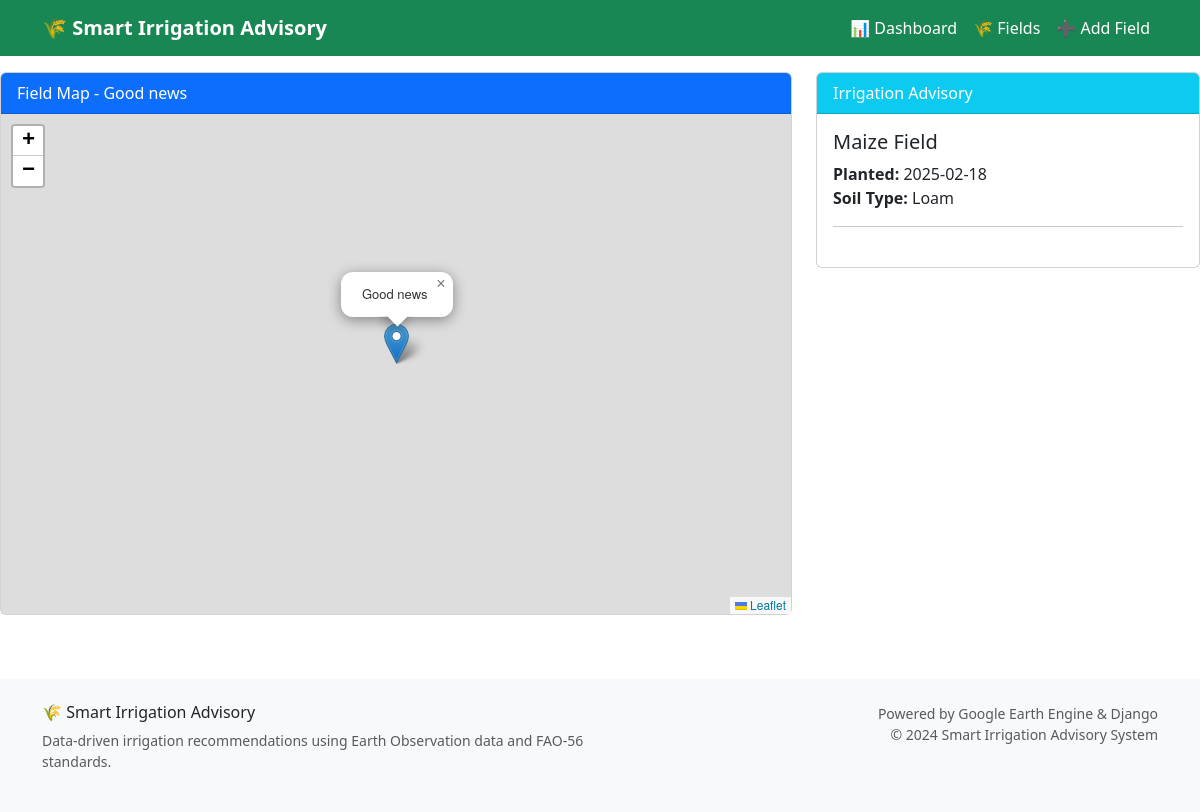
/field/7/map/, run on the app's committed database.
### advisory/models.py (models this page shows, shortened)
class FarmField(models.Model):
    CROP_CHOICES = [
        ("maize", "Maize"),
        ("soybean", "Soybean"),
        ("rice", "Rice"),
        ("wheat", "Wheat"),
        ("sugarcane", "Sugarcane"),
        ("cotton", "Cotton"),
        ("beans", "Beans"),
        ("potatoes", "Potatoes"),
        ("tomatoes", "Tomatoes"),
        ("cassava", "Cassava"),
    ]
    SOIL_CHOICES = [
        ("clay", "Clay"),
        ("loam", "Loam"),
        ("sandy", "Sandy"),
        ("silt", "Silt"),
        ("clay_loam", "Clay Loam"),
        ("sandy_loam", "Sandy Loam"),
    ]
    name = models.CharField(max_length=100)
    latitude = models.FloatField(_('Latitude'), validators=[
        MinValueValidator(-90.0), MaxValueValidator(90.0)])
    longitude = models.FloatField(_('Longitude'), validators=[
        MinValueValidator(-180.0), MaxValueValidator(180.0)])
    soil_type = models.CharField(
        choices=SOIL_CHOICES, max_length=20, default="loam")
    crop_type = models.CharField(
        choices=CROP_CHOICES, max_length=20, default="maize")
    planting_date = models.DateField(_('Planting Date'), default=date.today)
    field_area_ha = models.FloatField(
        _('Field Area (ha)'),
        validators=[MinValueValidator(0.1), MaxValueValidator(1000.0)],
        null=True, blank=True,
        help_text="Field area in hectares"
    )
    elevation = models.FloatField(
        _('Elevation (m)'),
        null=True, blank=True,
        help_text="Field elevation in meters"
    )
    created_at = models.DateTimeField(auto_now_add=True)
    updated_at = models.DateTimeField(auto_now=True)
    class Meta:
        ordering = ['-created_at']
        verbose_name = 'Farm Field'
        verbose_name_plural = 'Farm Fields'

### advisory/views.py (the view)
# urls.py: path('field/<int:field_id>/map/', views.field_map_view, name='field_map')
def field_map_view(request, field_id):
    field = get_object_or_404(FarmField, id=field_id)
    latest_advisory = IrrigationAdvisory.objects.filter(
        field=field).order_by('-date').first()
    try:
        weather_data = get_comprehensive_weather_data(
            field.latitude, field.longitude)
    except Exception as e:
        logger.warning(f"Could not get weather data for map: {e}")
        weather_data = {
            'weekly_rainfall': 0.0,
            'daily_eto': 0.0,
            'soil_moisture_ndmi': 0.0,
            'forecast': {'temperature': 25.0, 'precipitation': 0.0, 'days': 5},
            'data_source': 'simulated'
        }
    context = {
        "field": field,
        "latest_advisory": latest_advisory,
        "weather_data": weather_data,
        "crop_info": get_crop_info(field.crop_type) if field.crop_type else None
    }
    return render(request, "advisory/map.html", context)

### advisory/utils/crop_coefficients.py (called while the page is built)
def get_crop_info(crop_type):
    return CROP_DATA.get(crop_type.lower(), CROP_DATA["maize"])

### advisory/utils/gee/gee_data.py (called while the page is built)
def get_point_geometry(lat: float, lon: float) -> ee.Geometry:
    return ee.Geometry.Point([lon, lat])

def get_weekly_rainfall(lat: float, lon: float) -> float:
    try:
        point = get_point_geometry(lat, lon)
        today = ee.Date(datetime.datetime.utcnow().strftime('%Y-%m-%d'))
        week_ago = today.advance(-7, 'day')
        dataset = ee.ImageCollection("UCSB-CHG/CHIRPS/DAILY") \
                    .filterDate(week_ago, today).filterBounds(point)
        rainfall_image = dataset.sum()
        rainfall_mm = rainfall_image.reduceRegion(
            reducer=ee.Reducer.mean(),
            geometry=point,
            scale=5000,
            maxPixels=1e9
        ).get('precipitation')
        result = rainfall_mm.getInfo() if rainfall_mm else 0
        logger.info(f"Weekly rainfall for {lat}, {lon}: {result}mm")
        return result
    except Exception as e:
        logger.error(f"Failed to get weekly rainfall: {e}")
        return 0.0

def get_daily_et0(lat: float, lon: float) -> float:
    try:
        point = get_point_geometry(lat, lon)
        today = ee.Date(datetime.datetime.utcnow().strftime('%Y-%m-%d'))
        dataset = ee.ImageCollection("ECMWF/ERA5_LAND/DAILY_AGGR") \
                    .filterDate(today.advance(-1, 'day'), today) \
                    .filterBounds(point)
        image = dataset.first()
        eto_image = image.select('potential_evaporation')
        eto_mm = eto_image.reduceRegion(
            reducer=ee.Reducer.mean(),
            geometry=point,
            scale=1000,
            maxPixels=1e9
        ).get('potential_evaporation')
        result = round(eto_mm.getInfo() * 1000, 2) if eto_mm else 0
        logger.info(f"Daily ET₀ for {lat}, {lon}: {result}mm")
        return result
    except Exception as e:
        logger.error(f"Failed to get daily ET₀: {e}")
        return 0.0

### templates/advisory/map.html (shortened to what this page needs)
{% extends "base.html" %} {% load static %} {% block content %}
<div class="row">
  <div class="col-md-8">
    <div class="card">
      <div class="card-header bg-primary text-white">Field Map - {{ field.name }}</div>
      <div class="card-body p-0">
        <div id="map" style="height: 500px" data-lat="{{ field.latitude }}" data-lng="{{ field.longitude }}"></div>
      </div>
    </div>
  </div>
  <div class="col-md-4">{% include "advisory/advisory.html" %}</div>
</div>
{% endblock %}

### templates/advisory/advisory.html (shortened to what this page needs)
<div class="card">
  <div class="card-header bg-info text-white">Irrigation Advisory</div>
  <div class="card-body">
    <h5 class="card-title">{{ field.crop_type|title }} Field</h5>
    <p class="card-text">
      <strong>Planted:</strong> {{ field.planting_date|date:"Y-m-d" }}<br />
      <strong>Soil Type:</strong> {{ field.soil_type|title }}
    </p>
    <hr />
  </div>
</div>

### static/css/main.css (style rules this page uses)
#map { flex: 3; }

### data on the page
FarmField: name "Good news", crop_type "Maize", planting_date "2025-02-18", soil_type "Loam"
